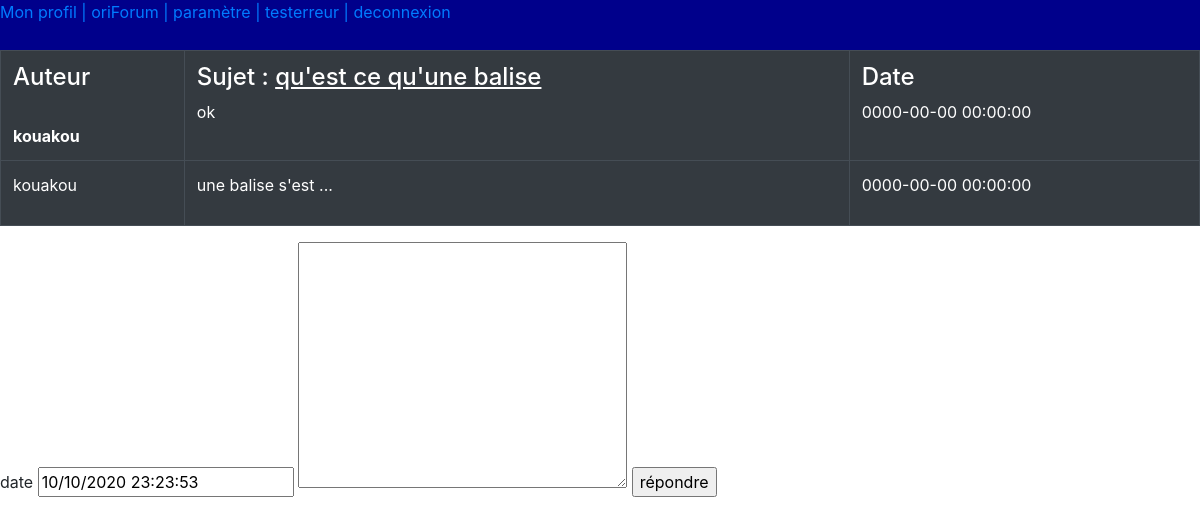
/php/mess.php?sujet=3, run on the app's committed database.
### tables this page shows
CREATE TABLE `sujet` (
  `id_sujet` int(11) NOT NULL,
  `titre` varchar(255) NOT NULL,
  `contenu` varchar(255) NOT NULL,
  `date_creation` datetime NOT NULL,
  `id_souscategories` int(11) NOT NULL,
  `id_utilisateur` int(11) NOT NULL
);

CREATE TABLE `utilisateur` (
  `id_utilisateur` int(11) NOT NULL,
  `email_utilisateur` varchar(255) NOT NULL,
  `mdp_utilisateur` varchar(255) NOT NULL,
  `nom_utilisateur` varchar(50) NOT NULL,
  `prenom_utilisateur` varchar(255) NOT NULL,
  `sexe_utilisateur` varchar(1) NOT NULL,
  `datenaiss_utilisateur` date NOT NULL,
  `avatar` varchar(255) DEFAULT NULL,
  `num_utilisateur` int(11) DEFAULT NULL,
  `pseudo` varchar(255) DEFAULT 'anonyme'
);

CREATE TABLE `messages` (
  `id_message` int(11) NOT NULL,
  `contenu_mess` varchar(255) NOT NULL,
  `date_mess` datetime NOT NULL DEFAULT current_timestamp(),
  `id_utilisateur` int(11) NOT NULL,
  `id_sujet` int(11) NOT NULL
);

### php/mess.php (called while the page is built, shortened)
<?php
require_once('config.php');
$sujet=$db->prepare('SELECT * from sujet join utilisateur where id_sujet=? and sujet.id_utilisateur=utilisateur.id_utilisateur');
$mess=$db->prepare('SELECT * from messages join utilisateur  where id_sujet=? and messages.id_utilisateur=utilisateur.id_utilisateur ');
require('../views/mess.view.php');
?>

### views/mess.view.php (the view, shortened to what this page needs)
<!DOCTYPE html>
<html lang="en">
<head>
    <link rel="stylesheet" href="../css/bootstrap.css">
</head>
<body>
<form action="" method="post">
<table border='1px' cellspacing="0" class="table table-bordered  table-dark ">
<?php
    $sujet->execute(array($_GET['sujet']));
    $subcat='';
    while($s=$sujet->fetch())
    {
        $subcat .=$s['titre'] ;
?>
    <tr>
        <div>
            <th>
                <h4>Auteur</h4> <br>
                 <?= $s['nom_utilisateur'] ?>
            </th>
            <td>
               <nobr> <h4> Sujet : <u><?= $subcat ?></u></h4></nobr>
            <?= $s['contenu'] ?>
            </td>
            <td>
                <h4>Date</h4>
                <?= $s['date_creation'] ?>
            </td>
        </div>
    </tr>
<?php  }  ?>
<?php
    $mess->execute(array($_GET['sujet']));
    while($s=$mess->fetch())
    {
?>
    <tr>
            <td>
                 <?= $s['nom_utilisateur'] ?>
            </td>
            <td>
                <p><?= $s['contenu_mess'] ?></p>
            </td>
            <td>
                <?= $s['date_mess'] ?>
            </td>
    </tr>
<?php  }  ?>
</table>
<div>
date
<input type="datetime" name="date" id="" value="<?php echo date("d/m/Y H:i:s");?>">
<textarea name="reponse" id="" cols="30" rows="10"></textarea>
<input type="submit" value="répondre" name="envoyer">
</div>
</form>
</body>
</html>

### data on the page
sujet: id_utilisateur.nom_utilisateur "kouakou", subcat "qu'est ce qu'une balise", contenu "ok", date_creation "0000-00-00 00:00:00"
messages: id_utilisateur.nom_utilisateur "kouakou", contenu_mess "une balise s'est ...", date_mess "0000-00-00 00:00:00"
